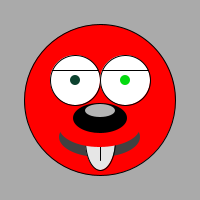
Frame 1 (no input)
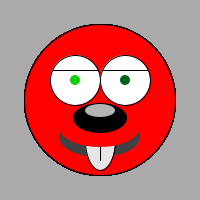
Frame 60 (the mouse pressed at the canvas centre just before this capture)
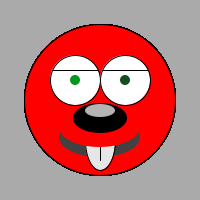
Frame 120 (the mouse held since frame 60 and released just before this capture)

The Processing sketch that drew these frames (run headless with seeded random() and noise(); from frame 60 on, the mouse is pressed at the canvas centre):

// Processing sketch: processing_62218
// ── processing_62218.pde



void setup() {
  size(200,200);
  smooth();
  background(170); 
}


void draw() {

  int gruen = 255;
  
  // Körper:
  smooth();

  stroke(0);
  fill(255,0,0);
  ellipseMode(CENTER);
  ellipse(100,100,151,151);

  // Auge:

  stroke(0);
  fill(255);
  ellipseMode(CENTER);
  ellipse(75,80,50,50);

  stroke(0);
  fill(255);
  ellipseMode(CENTER);
  ellipse(125,80,50,50);

  noStroke();
  fill(random(0,20), random(0,gruen), random(0,50));
  ellipseMode(CENTER);
  ellipse(75,80,10,10);

  noStroke();
  fill(random(0,20), random(0,gruen), random(0,50));
  ellipseMode(CENTER);
  ellipse(125,80,10,10);

  stroke(0);
  line(52,70,98,70);

  stroke(0);
  line(102,70,148,70);

  // Mund:

  noStroke();
  fill(65);
  ellipseMode(CORNER);
  ellipse(59,117,81,40);

  stroke(0);
  fill(230);
  ellipseMode(CORNER);
  ellipse(85,110,30,60);

  stroke(0);
  line(100,110,100,160);

  noStroke();
  fill(255,0,0);
  ellipseMode(CORNER);
  ellipse(59,107,81,40);

  // Nase:

  noStroke();
  fill(0);
  ellipseMode(CORNER);
  ellipse(73,103,54,30);

  noStroke();
  fill(180);
  ellipseMode(CORNER);
  ellipse(85,104,30,13);

}
